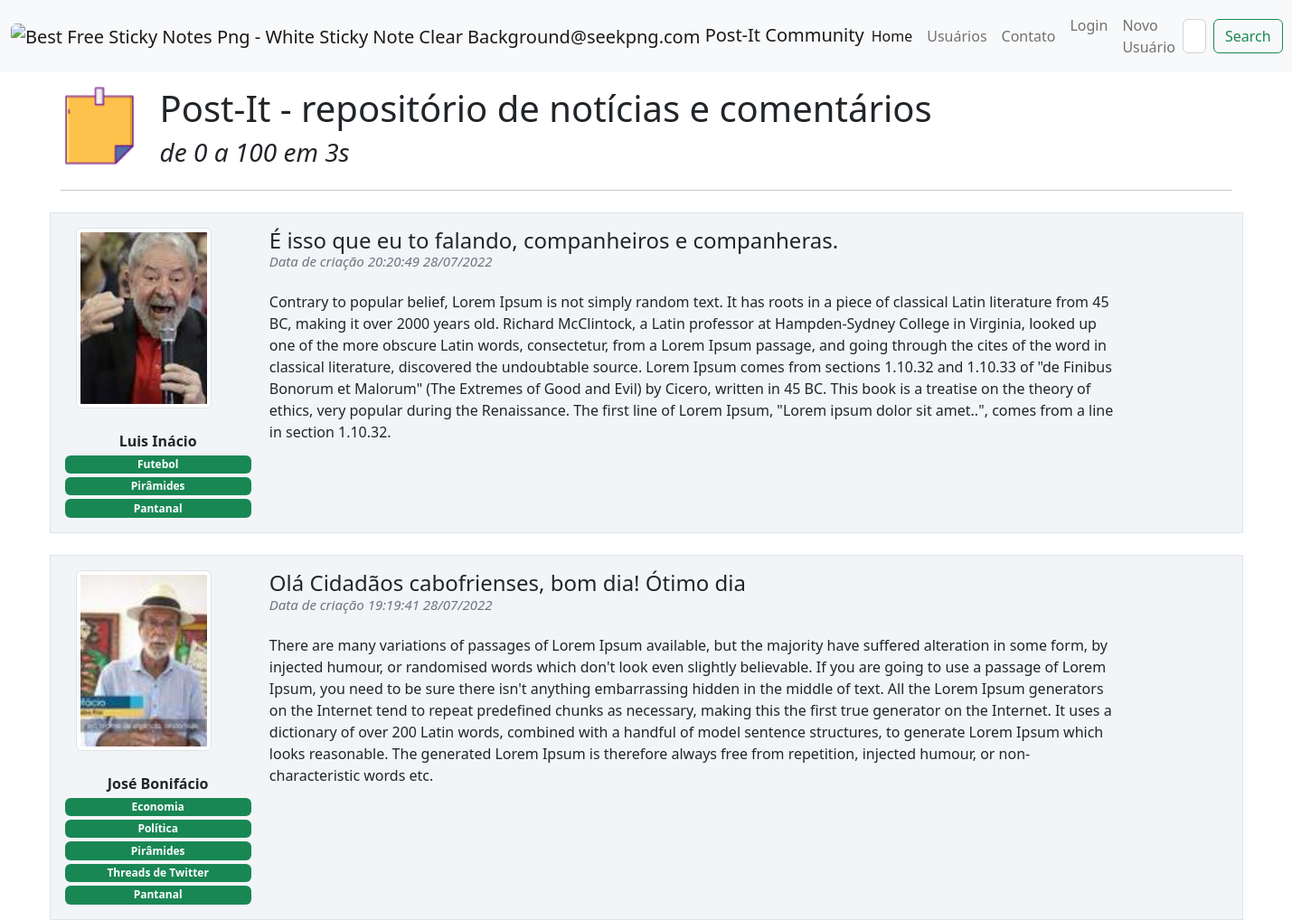
The page / on the database its author committed.
### post_it/models.py (models this page shows, shortened)
class Post(database.Model):
    id = database.Column(database.Integer, primary_key=True)
    titulo = database.Column(database.String, nullable=False)
    corpo = database.Column(database.Text, nullable=False)
    data_criacao = database.Column(database.DateTime, nullable=False, default=datetime.utcnow())
    id_usuario = database.Column(database.Integer, database.ForeignKey('usuario.id'), nullable=False)
    resposta = database.relationship('Resposta', backref='post', lazy=True)

class Usuario(database.Model, UserMixin):
    id = database.Column(database.Integer, primary_key=True)
    username = database.Column(database.String, nullable=False)
    senha = database.Column(database.String, nullable=False)
    email = database.Column(database.String, nullable=False, unique=True)
    foto_perfil = database.Column(database.String, default='default.png')
    posts = database.relationship('Post', backref='author', lazy=True)
    interesses = database.Column(database.String, nullable=False, default='Não informado')

### post_it/routes.py (the view)
@app.route('/')
def home():
    posts = Post.query.order_by(Post.id.desc())
    return render_template('home.html', posts=posts)

### post_it/templates/home.html (shortened to what this page needs)
{% extends 'base.html'%}
{% block body%}
<div class="container">
        <div class="row">
            <div class="col col-1 mt-3">
                <img class="img-fluid" height="100" width="100">
            </div>
            <div class="col col-9">
            <h1 class="mt-3" style="text-align-left">
                Post-It - repositório de notícias e comentários
            </h1>
                <h3> <i>de 0 a 100 em 3s</i></h3>
            </div>
        </div>
    <hr>
    {% for post in posts %}
    <div class = "row border mt-4 p-3 meupost">
        <div class = "col col-2 text-center">
            <div class="image pe-2">
               <img src="{{ url_for('static', filename='fotos_perfil/{}'.format(post.author.foto_perfil))}}" alt="{{ url_for('static', filename='fotos_perfil/{}'.format('default.png'))}}" class="box-foto-post img-thumbnail rounded"  >
                <br></b><strong>{{ post.author.username}}</strong><br>
                <div class="row justify-content-center">
                {% for interesse in post.author.interesses.split(';') %}
                    <span class="badge bg-success mt-1">{{ interesse }}</span>
                {% endfor %}
                </div>
            </div>
        </div>
        <div class = "col col-9">
            <a style="text-decoration:none; color:inherit" href="{{ url_for('exibir_post', post_id=post.id) }}">
                <h4>{{post.titulo}}
                    <small class="text-muted d-flex align-items-start" style="font-size: 15px">
                        <p class="fst-italic">Data de criação {{post.data_criacao.strftime('%H:%M:%S %d/%m/%Y')}}</p>
                    </small>
                </h4>
            </a>
            <p class="justify-content-center">{{ post.corpo }}</p>
        </div>
    </div>
    {% endfor %}
</div>
{% endblock%}

### post_it/static/main.css (style rules this page uses)
.meupost { background: #f2f5f8 !important; }
.box-foto-post { max-width:100%; width: 150px; height: 200px; object-fit: cover; display: block; }

### rows shown on the page
Post: foto_perfil (picture), author.username "Luis Inácio", interesse "Futebol" "Pirâmides" "Pantanal", titulo "É isso que eu to falando, companheiros e companheras.", data_criacao "20:20:49 28/07/2022", corpo "Contrary to popular belief, Lorem Ipsum is not simply random text. It has roots in a piece of classical Latin literature from 45 BC, making it over 2000 years old. Richard McClintock, a Latin professor at Hampden-Sydney College in Virginia, looked up one of the more obscure Latin words, consectetur, from a Lorem Ipsum passage, and going through the cites of the word in classical literature, discovered the undoubtable source. Lorem Ipsum comes from sections 1.10.32 and 1.10.33 of \"de Finibus Bonorum et Malorum\" (The Extremes of Good and Evil) by Cicero, written in 45 BC. This book is a treatise on the theory of ethics, very popular during the Renaissance. The first line of Lorem Ipsum,…"
Post: foto_perfil (picture), author.username "José Bonifácio", interesse "Economia" "Política" "Pirâmides" "Threads de Twitter" "Pantanal", titulo "Olá Cidadãos cabofrienses, bom dia! Ótimo dia", data_criacao "19:19:41 28/07/2022", corpo "There are many variations of passages of Lorem Ipsum available, but the majority have suffered alteration in some form, by injected humour, or randomised words which don't look even slightly believable. If you are going to use a passage of Lorem Ipsum, you need to be sure there isn't anything embarrassing hidden in the middle of text. All the Lorem Ipsum generators on the Internet tend to repeat predefined chunks as necessary, making this the first true generator on the Internet. It uses a dictionary of over 200 Latin words, combined with a handful of model sentence structures, to generate Lorem Ipsum which looks reasonable. The generated Lorem Ipsum is therefore always free from…"
